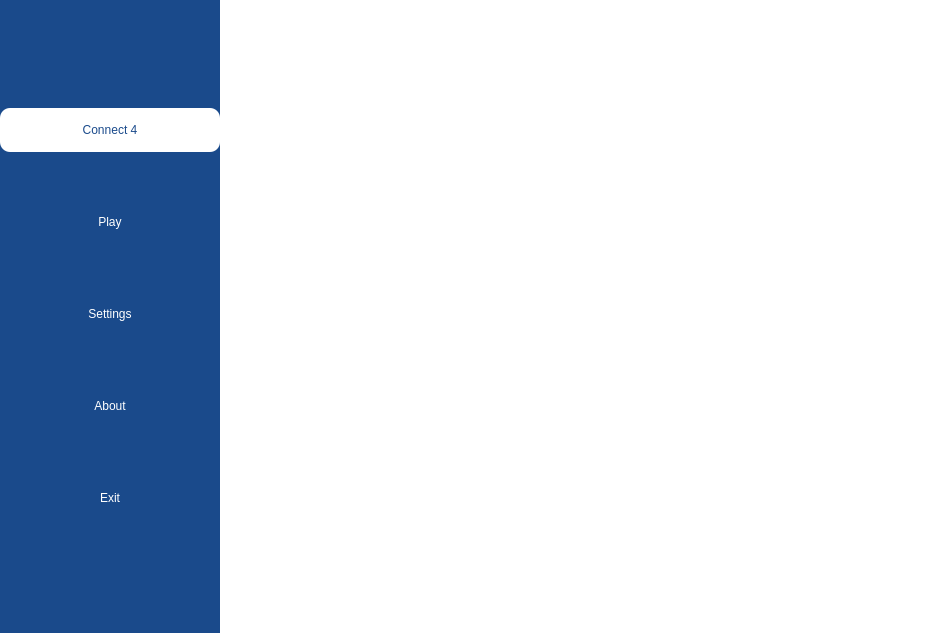
<?xml version="1.0" encoding="UTF-8"?>
<ui version="4.0">
 <class>MainWindow</class>
 <widget class="QMainWindow" name="MainWindow">
  <property name="geometry">
   <rect>
    <x>0</x>
    <y>0</y>
    <width>948</width>
    <height>633</height>
   </rect>
  </property>
  <property name="windowTitle">
   <string>MainWindow</string>
  </property>
  <widget class="QWidget" name="centralwidget">
   <property name="styleSheet">
    <string notr="true">background-color: white;</string>
   </property>
   <layout class="QHBoxLayout" name="horizontalLayout">
    <property name="spacing">
     <number>0</number>
    </property>
    <property name="leftMargin">
     <number>0</number>
    </property>
    <property name="topMargin">
     <number>0</number>
    </property>
    <property name="rightMargin">
     <number>0</number>
    </property>
    <property name="bottomMargin">
     <number>0</number>
    </property>
    <item>
     <widget class="QWidget" name="widget" native="true">
      <property name="minimumSize">
       <size>
        <width>220</width>
        <height>0</height>
       </size>
      </property>
      <property name="maximumSize">
       <size>
        <width>220</width>
        <height>16777215</height>
       </size>
      </property>
      <property name="styleSheet">
       <string notr="true">QWidget
{
    background-color: #1A4A8B;
}

QPushButton
{
    color: white;
    background-color: #1A4A8B;
    border-radius: 15px;
    font: 14pt &quot;Bahnschrift&quot;;
}

QPushButton:disabled
{
    color: #1A4A8B;
    background-color: white;
    border-radius: 0px;
}

QLabel
{
	color: #1A4A8B;
    background-color: white;
    border-radius: 10px;
    font: 14pt &quot;Bahnschrift&quot;;
}</string>
      </property>
      <layout class="QVBoxLayout" name="verticalLayout">
       <property name="leftMargin">
        <number>0</number>
       </property>
       <property name="topMargin">
        <number>0</number>
       </property>
       <property name="rightMargin">
        <number>0</number>
       </property>
       <property name="bottomMargin">
        <number>0</number>
       </property>
       <item>
        <widget class="QWidget" name="widget_3" native="true">
         <property name="minimumSize">
          <size>
           <width>0</width>
           <height>250</height>
          </size>
         </property>
         <property name="maximumSize">
          <size>
           <width>16777215</width>
           <height>500</height>
          </size>
         </property>
         <layout class="QVBoxLayout" name="verticalLayout_2">
          <property name="leftMargin">
           <number>0</number>
          </property>
          <property name="topMargin">
           <number>0</number>
          </property>
          <property name="rightMargin">
           <number>0</number>
          </property>
          <property name="bottomMargin">
           <number>0</number>
          </property>
          <item>
           <widget class="QLabel" name="label">
            <property name="enabled">
             <bool>true</bool>
            </property>
            <property name="minimumSize">
             <size>
              <width>0</width>
              <height>44</height>
             </size>
            </property>
            <property name="maximumSize">
             <size>
              <width>16777215</width>
              <height>44</height>
             </size>
            </property>
            <property name="acceptDrops">
             <bool>false</bool>
            </property>
            <property name="text">
             <string>Connect 4</string>
            </property>
            <property name="textFormat">
             <enum>Qt::AutoText</enum>
            </property>
            <property name="alignment">
             <set>Qt::AlignCenter</set>
            </property>
           </widget>
          </item>
          <item>
           <widget class="QPushButton" name="play">
            <property name="minimumSize">
             <size>
              <width>0</width>
              <height>44</height>
             </size>
            </property>
            <property name="maximumSize">
             <size>
              <width>16777215</width>
              <height>44</height>
             </size>
            </property>
            <property name="text">
             <string>Play</string>
            </property>
           </widget>
          </item>
          <item>
           <widget class="QPushButton" name="settings">
            <property name="minimumSize">
             <size>
              <width>0</width>
              <height>44</height>
             </size>
            </property>
            <property name="maximumSize">
             <size>
              <width>16777215</width>
              <height>44</height>
             </size>
            </property>
            <property name="text">
             <string>Settings</string>
            </property>
           </widget>
          </item>
          <item>
           <widget class="QPushButton" name="about">
            <property name="minimumSize">
             <size>
              <width>0</width>
              <height>44</height>
             </size>
            </property>
            <property name="text">
             <string>About</string>
            </property>
           </widget>
          </item>
          <item>
           <widget class="QPushButton" name="exit">
            <property name="minimumSize">
             <size>
              <width>0</width>
              <height>44</height>
             </size>
            </property>
            <property name="maximumSize">
             <size>
              <width>16777215</width>
              <height>44</height>
             </size>
            </property>
            <property name="text">
             <string>Exit</string>
            </property>
           </widget>
          </item>
         </layout>
        </widget>
       </item>
      </layout>
     </widget>
    </item>
    <item>
     <widget class="QStackedWidget" name="stackedWidget_2">
      <property name="styleSheet">
       <string notr="true">background-color: white;</string>
      </property>
     </widget>
    </item>
   </layout>
  </widget>
 </widget>
 <resources/>
 <connections/>
</ui>
